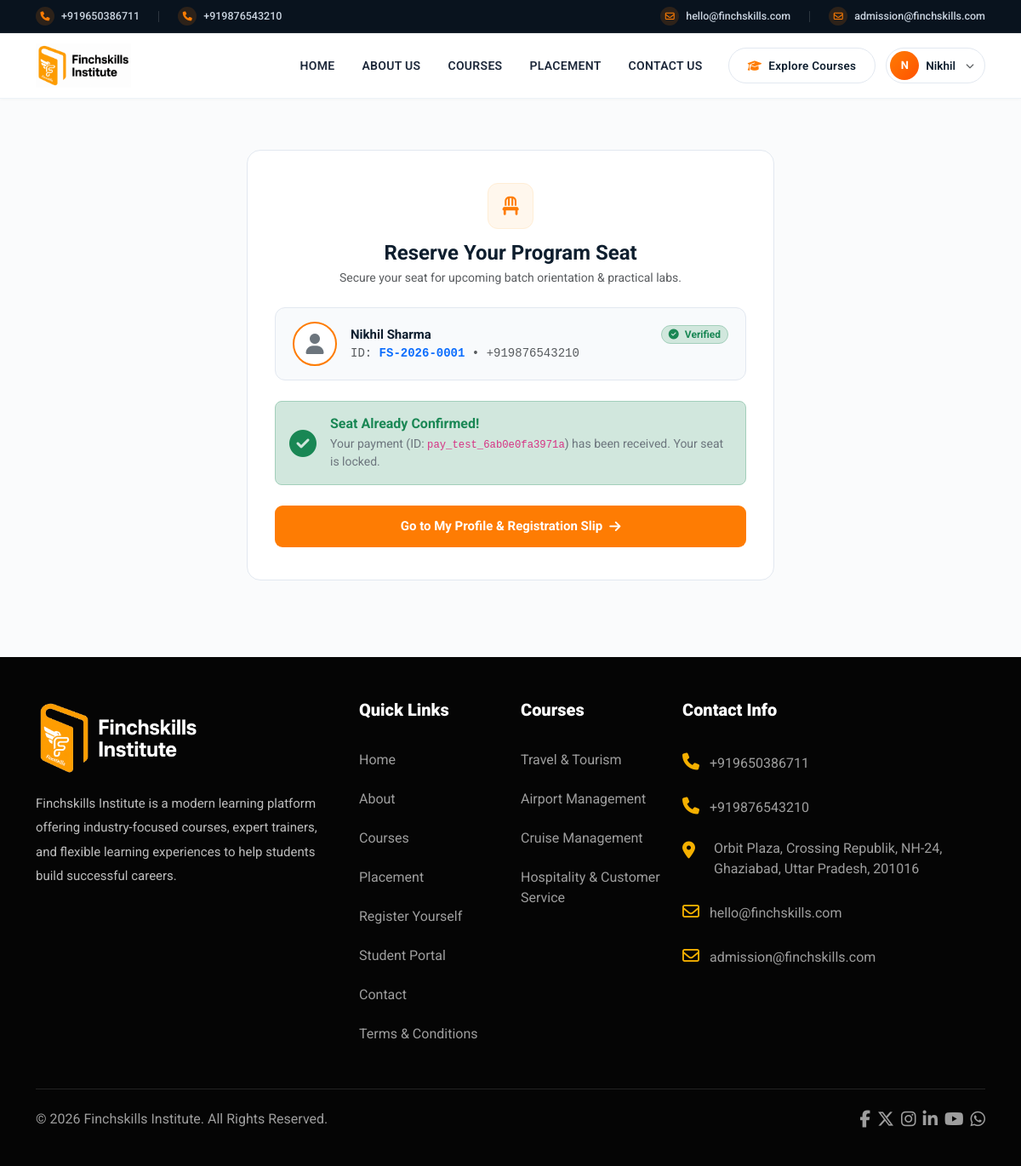
/seat-reservation.php (signed in), run on the app's committed database.
### tables this page shows
CREATE TABLE `students` (
  `id` int(11) NOT NULL AUTO_INCREMENT,
  `student_id` varchar(50) NOT NULL,
  `name` varchar(150) NOT NULL,
  `email` varchar(150) NOT NULL,
  `phone` varchar(25) NOT NULL,
  `aadhaar` varchar(30) NOT NULL,
  `photo` varchar(255) DEFAULT NULL,
  `password` varchar(255) NOT NULL,
  `otp_code` varchar(10) DEFAULT NULL,
  `otp_expires_at` datetime DEFAULT NULL,
  `is_verified` tinyint(1) DEFAULT 0,
  `seat_status` enum('Pending','Reserved','Confirmed') DEFAULT 'Pending',
  `payment_status` enum('Unpaid','Paid','Skipped') DEFAULT 'Unpaid',
  `payment_id` varchar(100) DEFAULT NULL,
  `payment_amount` decimal(10,2) DEFAULT 0.00,
  `payment_date` datetime DEFAULT NULL,
  `reset_token` varchar(100) DEFAULT NULL,
  `reset_expires_at` datetime DEFAULT NULL,
  `created_at` timestamp NOT NULL DEFAULT current_timestamp(),
  PRIMARY KEY (`id`),
  UNIQUE KEY `student_id` (`student_id`),
  UNIQUE KEY `email` (`email`)
);

### seat-reservation.php (the view, shortened to what this page needs)
<?php
require_once __DIR__ . '/db.php';
$student_id = (int)($_SESSION['student_db_id'] ?? 0);
$stmt = $pdo->prepare("SELECT * FROM students WHERE id = ?");
$stmt->execute([$student_id]);
$student = $stmt->fetch();
include "header.php";
?>
<section class="seat-section">
    <div class="container">
        <div class="seat-card">
            <div class="text-center mb-4">
                <div class="seat-header-icon">
                    <i class="fa-solid fa-chair"></i>
                </div>
                <h2 class="fw-bold text-dark mb-1" style="font-size: 24px;">Reserve Your Program Seat</h2>
                <p class="text-muted small mb-0">Secure your seat for upcoming batch orientation &amp; practical labs.</p>
            </div>
            <div class="student-badge-strip">
                <?php if (!empty($student['photo']) && file_exists(__DIR__ . '/' . $student['photo'])): ?>
                    <img src="<?= htmlspecialchars($student['photo']) ?>" alt="Avatar" class="student-avatar">
                <?php else: ?>
                    <div class="student-avatar d-flex align-items-center justify-content-center text-secondary bg-white">
                        <i class="fa-solid fa-user fs-4"></i>
                    </div>
                <?php endif; ?>
                <div class="flex-grow-1">
                    <div class="d-flex align-items-center justify-content-between">
                        <strong class="text-dark" style="font-size: 15px;"><?= htmlspecialchars($student['name']) ?></strong>
                        <span class="badge bg-success-subtle text-success border border-success-subtle px-2 py-1 rounded-pill small">
                            <i class="fa-solid fa-circle-check me-1"></i> Verified
                        </span>
                    </div>
                    <div class="text-muted small mt-0.5 font-monospace">ID: <strong class="text-primary"><?= htmlspecialchars($student['student_id']) ?></strong> &bull; <?= htmlspecialchars($student['phone']) ?></div>
                </div>
            </div>
            <?php if ($student['payment_status'] === 'Paid'): ?>
                <div class="alert alert-success d-flex align-items-center gap-3 p-3 rounded-3 mb-4">
                    <i class="fa-solid fa-circle-check fs-2 text-success"></i>
                    <div>
                        <h6 class="fw-bold text-success mb-1">Seat Already Confirmed!</h6>
                        <p class="mb-0 small text-secondary">Your payment (ID: <code><?= htmlspecialchars($student['payment_id']) ?></code>) has been received. Your seat is locked.</p>
                    </div>
                </div>
                <div class="text-center">
                    <a href="student-profile.php" class="pay-btn" style="background: #fe7c03;">
                        <span>Go to My Profile &amp; Registration Slip</span>
                        <i class="fa-solid fa-arrow-right"></i>
                    </a>
                </div>
            <?php endif; ?>
        </div>
    </div>
</section>
<?php include "footer.php"; ?>

### seat-reservation.php (style rules this page uses)
.seat-section { padding: 60px 0 90px; background: #fafbfc; min-height: 80vh; }
.seat-card { background: #ffffff; border: 1px solid #e2e8f0; border-radius: 16px; padding: 38px 32px; max-width: 620px; margin: 0 auto; box-shadow: none !important; }
.seat-header-icon { width: 54px; height: 54px; border-radius: 12px; background: #fff7ed; border: 1px solid #ffedd5; color: #fe7c03; display: inline-flex; align-items: center; justify-content: center; font-size: 22px; margin-bottom: 14px; }
.student-badge-strip { background: #f8fafc; border: 1px solid #e2e8f0; border-radius: 12px; padding: 16px 20px; display: flex; align-items: center; gap: 16px; margin-bottom: 24px; }
.student-avatar { width: 52px; height: 52px; border-radius: 50%; object-fit: cover; border: 2px solid #fe7c03; background: #ffffff; flex-shrink: 0; }
.pay-btn { background: #047857; color: #ffffff; border: none; border-radius: 9px; padding: 13px 20px; font-size: 15px; font-weight: 700; width: 100%; display: flex; align-items: center; justify-content: center; gap: 8px; transition: all 0.2s ease; }

### data on the page
students: name "Nikhil Sharma", student "FS-2026-0001", phone "+919876543210", payment "pay_test_6ab0e0fa3971a"

### other printed values
$site_phone_1 "+919650386711"
$site_phone_2 "+919876543210"
$site_email_1 "hello@finchskills.com"
$site_email_2 "admission@finchskills.com"
substr(trim($studentName), 0, 1) "N"
explode(' ', trim($studentName))[0] "Nikhil"
